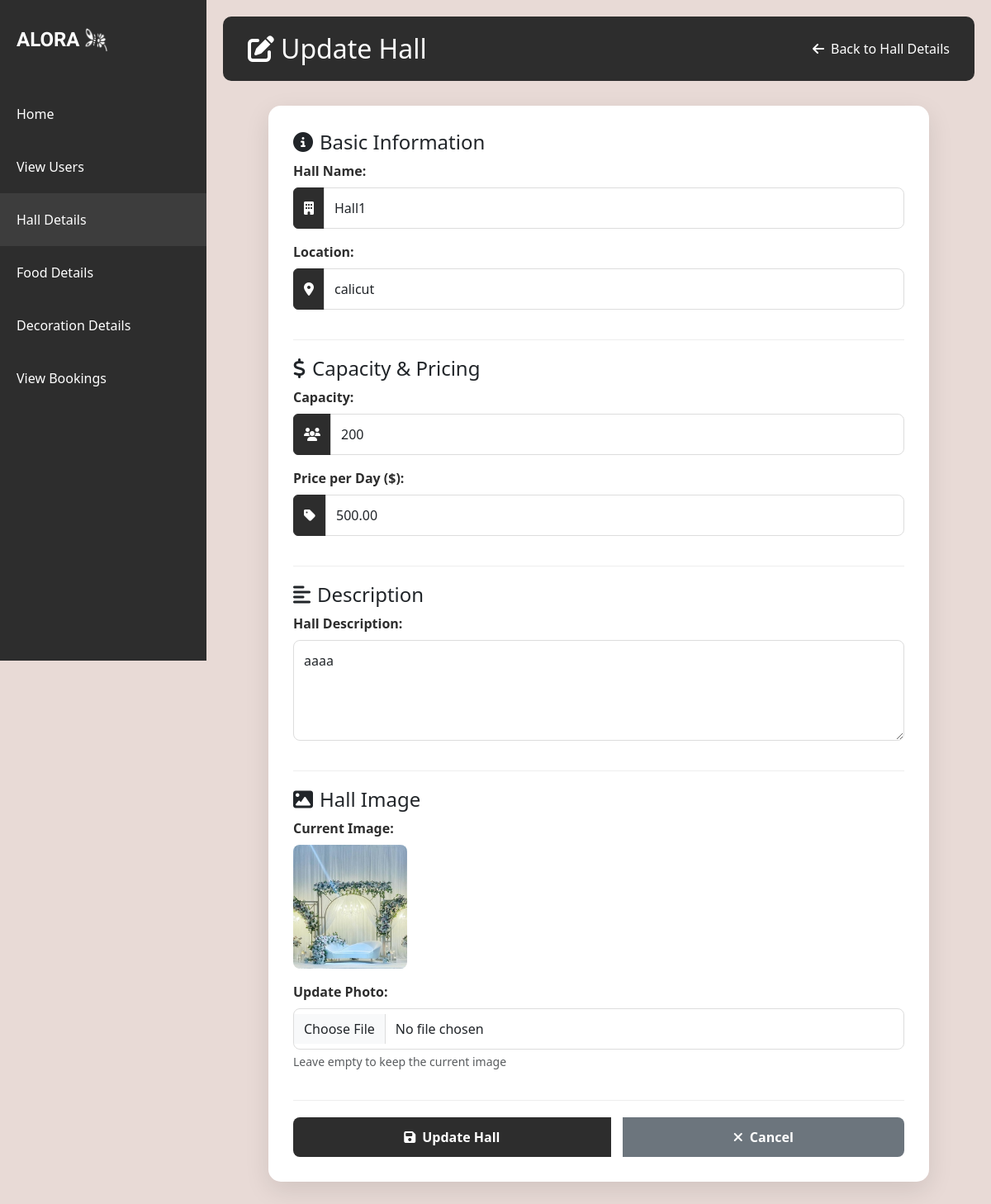
Page /edit-hall/8/ on the earlier database version.
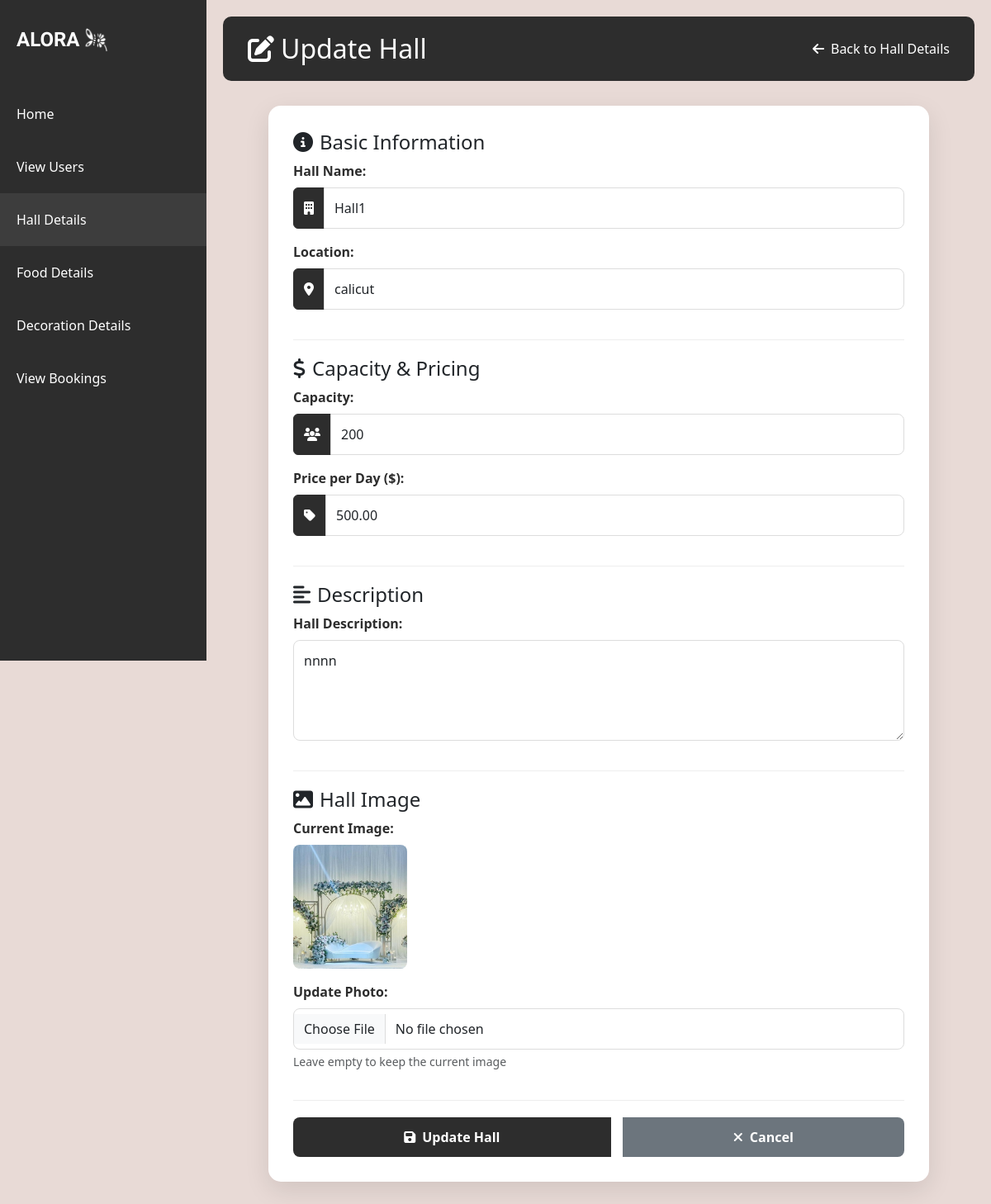
Same page on the later database version.
### aloraapp/models.py (models this page shows)
class Halls(models.Model):
    hall_name=models.CharField(max_length=100)
    location=models.CharField(max_length=200)
    capacity=models.IntegerField()
    price_per_day=models.DecimalField(max_digits=10,decimal_places=2)
    photo_url=models.FileField()
    hall_description=models.TextField(null=True,blank=True)

### aloraapp/views.py (the view, shortened to what this page needs)
# urls.py: path('edit-hall/<int:id>/', views.edit_hall, name='edithall'),
def edit_hall(request, id):
    hall = Halls.objects.get(id=id)
    context = {'hall': hall}
    return render(request, 'edit_hall.html', context)

### template/edit_hall.html (shortened to what the changed rows need)
<!DOCTYPE html>
<html lang="en">
<head>
    {% load static %}
    <link href="https://cdn.jsdelivr.net/npm/bootstrap@5.3.0/dist/css/bootstrap.min.css" rel="stylesheet">
    <link rel="stylesheet" href="https://cdnjs.cloudflare.com/ajax/libs/font-awesome/6.4.0/css/all.min.css">
</head>
<body>
    <div class="main-content">
        <div class="page-title">
            <h2 class="mb-0"><i class="fas fa-edit me-2"></i>Update Hall</h2>
        </div>
        <div class="update-form-container">
            <form method="post" enctype="multipart/form-data">
                <div class="form-section">
                    <div class="mb-3">
                        <div class="input-group">
                            <span class="input-group-text"><i class="fas fa-building"></i></span>
                            <input type="text" name="hallname" value="{{ hall.hall_name }}" required class="form-control" placeholder="Enter hall name">
                        </div>
                    </div>
                    <div class="mb-3">
                        <div class="input-group">
                            <span class="input-group-text"><i class="fas fa-map-marker-alt"></i></span>
                            <input type="text" name="location" value="{{ hall.location }}" required class="form-control" placeholder="Enter location">
                        </div>
                    </div>
                </div>
                <div class="form-section">
                    <div class="mb-3">
                        <div class="input-group">
                            <span class="input-group-text"><i class="fas fa-users"></i></span>
                            <input type="number" name="capacity" value="{{ hall.capacity }}" required class="form-control" placeholder="Enter capacity">
                        </div>
                    </div>
                    <div class="mb-3">
                        <div class="input-group">
                            <span class="input-group-text"><i class="fas fa-tag"></i></span>
                            <input type="text" name="price" value="{{ hall.price_per_day }}" required class="form-control" placeholder="Enter price">
                        </div>
                    </div>
                </div>
                <div class="form-section">
                    <div class="mb-3">
                        <label class="form-label">Hall Description:</label>
                        <textarea name="des" class="form-control" rows="4" required placeholder="Enter detailed description of the hall">{{ hall.hall_description }}</textarea>
                    </div>
                </div>
                <div class="form-section">
                    {% if hall.photo_url %}
                    <div class="mb-3">
                        <label class="form-label">Current Image:</label>
                        <img src="{{ hall.photo_url.url }}" alt="{{ hall.hall_name }}" class="preview-image">
                    </div>
                    {% endif %}
                </div>
            </form>
        </div>
    </div>
</body>
</html>

Differences in the rows shown:
changed Halls "Hall1": des "aaaa" → "nnnn"
